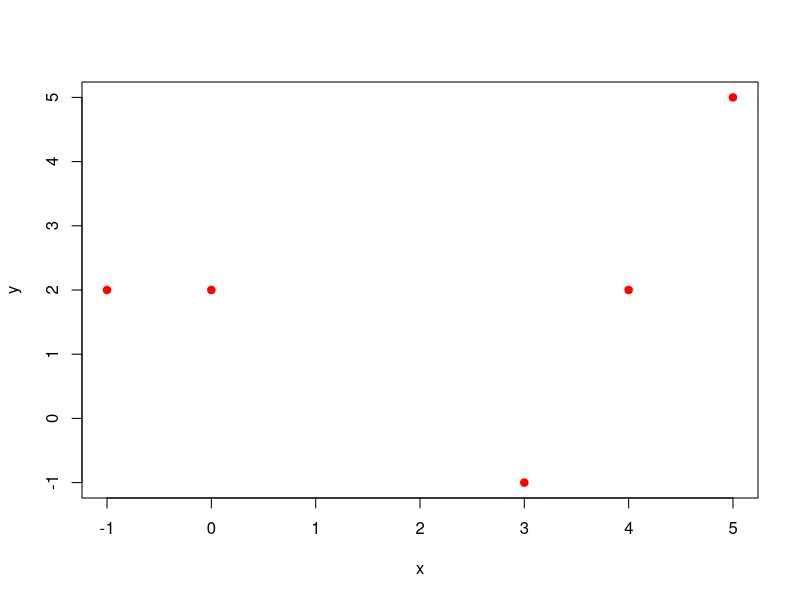

Reproduce this figure in R.
x = c(0, 3, 4, 5, -1) # split the coordinates into seperate numeric vecrtors
y = c(2, -1, 2, 5, 2)

points = data.frame(x, y) # create a dataframe with the vectors

plot(points, col='red', pch = 19)